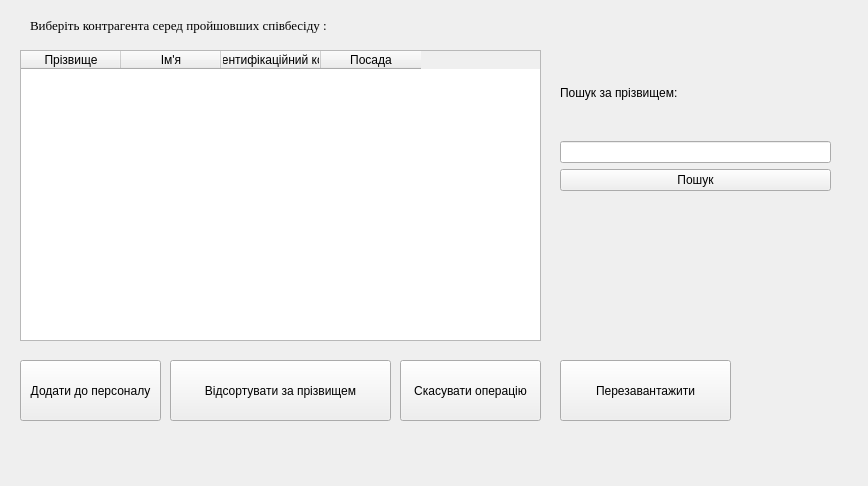
<?xml version="1.0" encoding="UTF-8"?>
<ui version="4.0">
 <class>AddContractorToStaff</class>
 <widget class="QWidget" name="AddContractorToStaff">
  <property name="geometry">
   <rect>
    <x>0</x>
    <y>0</y>
    <width>868</width>
    <height>486</height>
   </rect>
  </property>
  <property name="windowTitle">
   <string>Form</string>
  </property>
  <widget class="QLabel" name="info_label">
   <property name="geometry">
    <rect>
     <x>30</x>
     <y>10</y>
     <width>381</width>
     <height>31</height>
    </rect>
   </property>
   <property name="font">
    <font>
     <family>Times New Roman</family>
     <pointsize>10</pointsize>
    </font>
   </property>
   <property name="text">
    <string>Виберіть контрагента серед пройшовших співбесіду :</string>
   </property>
  </widget>
  <widget class="QPushButton" name="add_to_staff_bt">
   <property name="geometry">
    <rect>
     <x>20</x>
     <y>360</y>
     <width>141</width>
     <height>61</height>
    </rect>
   </property>
   <property name="text">
    <string>Додати до персоналу</string>
   </property>
  </widget>
  <widget class="QPushButton" name="cansel_bt">
   <property name="geometry">
    <rect>
     <x>400</x>
     <y>360</y>
     <width>141</width>
     <height>61</height>
    </rect>
   </property>
   <property name="text">
    <string>Скасувати операцію</string>
   </property>
  </widget>
  <widget class="QTableWidget" name="contr_to_staff_table">
   <property name="geometry">
    <rect>
     <x>20</x>
     <y>50</y>
     <width>521</width>
     <height>291</height>
    </rect>
   </property>
   <column>
    <property name="text">
     <string>Прізвище</string>
    </property>
   </column>
   <column>
    <property name="text">
     <string>Ім'я</string>
    </property>
   </column>
   <column>
    <property name="text">
     <string>Ідентифікаційний код</string>
    </property>
   </column>
   <column>
    <property name="text">
     <string>Посада</string>
    </property>
   </column>
  </widget>
  <widget class="QPushButton" name="addcontr_sort_bt">
   <property name="geometry">
    <rect>
     <x>170</x>
     <y>360</y>
     <width>221</width>
     <height>61</height>
    </rect>
   </property>
   <property name="text">
    <string>Відсортувати за прізвищем</string>
   </property>
  </widget>
  <widget class="QWidget" name="layoutWidget_3">
   <property name="geometry">
    <rect>
     <x>560</x>
     <y>50</y>
     <width>271</width>
     <height>141</height>
    </rect>
   </property>
   <layout class="QVBoxLayout" name="verticalLayout_3">
    <item>
     <widget class="QLabel" name="search_contr_to_st_lb">
      <property name="text">
       <string>Пошук за прізвищем:</string>
      </property>
     </widget>
    </item>
    <item>
     <widget class="QLineEdit" name="search_contr_to_st_edit"/>
    </item>
    <item>
     <widget class="QPushButton" name="search_contr_to_st_bt">
      <property name="text">
       <string>Пошук</string>
      </property>
     </widget>
    </item>
   </layout>
  </widget>
  <widget class="QLabel" name="error_label">
   <property name="geometry">
    <rect>
     <x>570</x>
     <y>240</y>
     <width>271</width>
     <height>71</height>
    </rect>
   </property>
   <property name="text">
    <string/>
   </property>
  </widget>
  <widget class="QPushButton" name="refresh_bt">
   <property name="geometry">
    <rect>
     <x>560</x>
     <y>360</y>
     <width>171</width>
     <height>61</height>
    </rect>
   </property>
   <property name="text">
    <string>Перезавантажити</string>
   </property>
  </widget>
 </widget>
 <resources/>
 <connections/>
</ui>
